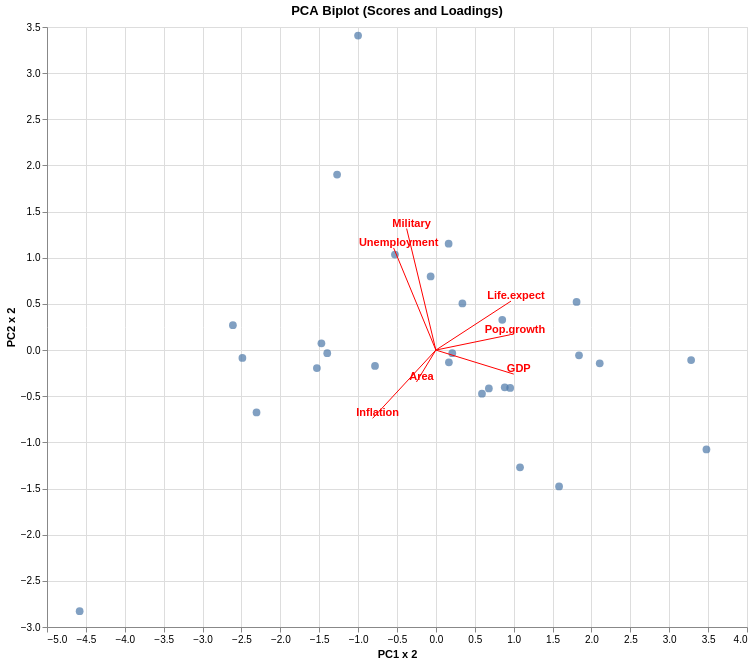

Notebook code cell kept with this figure:
### Code cell
import pandas as pd
from sklearn.preprocessing import StandardScaler
from sklearn.decomposition import PCA
import numpy as np
import altair as alt

# Load the dataset
df = pd.read_csv(io.BytesIO(uploaded['europe.csv']))

# Select numeric columns
numerical_cols = df.select_dtypes(include=np.number).columns

# Standardize
scaler = StandardScaler()
scaled_data = scaler.fit_transform(df[numerical_cols])

# PCA
pca = PCA(n_components=2)
pca_scores = pca.fit_transform(scaled_data)
pca_loadings = pca.components_.T

# PCA scores DataFrame
scores_df = pd.DataFrame(pca_scores, columns=['PC1', 'PC2'])
scores_df['Country'] = df['Country']

# Add the original (unscaled) values as columns for tooltips
for col in numerical_cols:
    scores_df[col] = df[col].values

# PCA loadings DataFrame
loadings_df = pd.DataFrame(pca_loadings, columns=['PC1', 'PC2'])
loadings_df['Feature'] = numerical_cols
scale = 2
loadings_df['PC1_scaled'] = loadings_df['PC1'] * scale
loadings_df['PC2_scaled'] = loadings_df['PC2'] * scale
loadings_df['zero'] = 0

# PCA scores as points with full variable tooltips
points = alt.Chart(scores_df).mark_circle(size=60).encode(
    x=alt.X('PC1', title='PC1 x 2'),
    y=alt.Y('PC2', title='PC2 x 2'),
    tooltip=['Country'] + list(numerical_cols)
)

# Loadings as arrows
arrows = alt.Chart(loadings_df).mark_rule(color='red').encode(
    x='zero',
    y='zero',
    x2='PC1_scaled',
    y2='PC2_scaled'
)

# Arrow labels
arrow_labels = alt.Chart(loadings_df).mark_text(
    color='red',
    fontWeight='bold',
    dx=5,
    dy=-5
).encode(
    x='PC1_scaled',
    y='PC2_scaled',
    text='Feature'
)

# Combine and show
biplot = (points + arrows + arrow_labels).properties(
    width=700,
    height=600,
    title='PCA Biplot (Scores and Loadings)'
)

biplot

### Figure 1 — Vega-Lite specification as saved in the notebook (floating-point values rounded to 4 significant figures)
{"config": {"view": {"continuousWidth": 300, "continuousHeight": 300}}, "layer": [{"data": {"name": "data-e034c4f4924b2d88c3e4409353076c1c"}, "mark": {"type": "circle", "size": 60}, "encoding": {"tooltip": [{"field": "Country", "type": "nominal"}, {"field": "Area", "type": "quantitative"}, {"field": "GDP", "type": "quantitative"}, {"field": "Inflation", "type": "quantitative"}, {"field": "Life.expect", "type": "quantitative"}, {"field": "Military", "type": "quantitative"}, {"field": "Pop.growth", "type": "quantitative"}, {"field": "Unemployment", "type": "quantitative"}], "x": {"field": "PC1", "title": "PC1 x 2", "type": "quantitative"}, "y": {"field": "PC2", "title": "PC2 x 2", "type": "quantitative"}}}, {"data": {"name": "data-2eef9b7e00273fbb82afa03fa78ae248"}, "mark": {"type": "rule", "color": "red"}, "encoding": {"x": {"field": "zero", "type": "quantitative"}, "x2": {"field": "PC1_scaled"}, "y": {"field": "zero", "type": "quantitative"}, "y2": {"field": "PC2_scaled"}}}, {"data": {"name": "data-2eef9b7e00273fbb82afa03fa78ae248"}, "mark": {"type": "text", "color": "red", "dx": 5, "dy": -5, "fontWeight": "bold"}, "encoding": {"text": {"field": "Feature", "type": "nominal"}, "x": {"field": "PC1_scaled", "type": "quantitative"}, "y": {"field": "PC2_scaled", "type": "quantitative"}}}], "height": 600, "title": "PCA Biplot (Scores and Loadings)", "width": 700, "$schema": "https://vega.github.io/schema/vega-lite/v5.20.1.json", "datasets": {"data-e034c4f4924b2d88c3e4409353076c1c": [{"PC1": 1.082, "PC2": -1.27, "Country": "Austria", "Area": 83871, "GDP": 41600, "Inflation": 3.5, "Life.expect": 79.91, "Military": 0.8, "Pop.growth": 0.03, "Unemployment": 4.2}, {"PC1": 0.6811, "PC2": -0.416, "Country": "Belgium", "Area": 30528, "GDP": 37800, "Inflation": 3.5, "Life.expect": 79.65, "Military": 1.3, "Pop.growth": 0.06, "Unemployment": 7.2}, {"PC1": -2.61, "PC2": 0.2696, "Country": "Bulgaria", "Area": 110879, "GDP": 13800, "Inflation": 4.2, "Life.expect": 73.84, "Military": 2.6, "Pop.growth": -0.8, "Unemployment": 9.6}, {"PC1": -1.27, "PC2": 1.901, "Country": "Croatia", "Area": 56594, "GDP": 18000, "Inflation": 2.3, "Life.expect": 75.99, "Military": 2.39, "Pop.growth": -0.09, "Unemployment": 17.7}, {"PC1": 0.1672, "PC2": -0.1319, "Country": "Czech Republic", "Area": 78867, "GDP": 27100, "Inflation": 1.9, "Life.expect": 77.38, "Military": 1.15, "Pop.growth": -0.13, "Unemployment": 8.5}, {"PC1": 0.9552, "PC2": -0.4096, "Country": "Denmark", "Area": 43094, "GDP": 37000, "Inflation": 2.8, "Life.expect": 78.78, "Military": 1.3, "Pop.growth": 0.24, "Unemployment": 6.1}, {"PC1": -2.488, "PC2": -0.08578, "Country": "Estonia", "Area": 45228, "GDP": 20400, "Inflation": 5.0, "Life.expect": 73.58, "Military": 2.0, "Pop.growth": -0.65, "Unemployment": 12.5}, {"PC1": 0.2106, "PC2": -0.03372, "Country": "Finland", "Area": 338145, "GDP": 36000, "Inflation": 3.3, "Life.expect": 79.41, "Military": 2.0, "Pop.growth": 0.07, "Unemployment": 7.8}, {"PC1": 0.5924, "PC2": -0.4718, "Country": "Germany", "Area": 357022, "GDP": 38100, "Inflation": 2.5, "Life.expect": 80.19, "Military": 1.5, "Pop.growth": -0.2, "Unemployment": 6.0}, {"PC1": -1.0, "PC2": 3.407, "Country": "Greece", "Area": 131957, "GDP": 26300, "Inflation": 3.3, "Life.expect": 80.05, "Military": 4.3, "Pop.growth": 0.06, "Unemployment": 17.4}, {"PC1": -1.397, "PC2": -0.03423, "Country": "Hungary", "Area": 93028, "GDP": 19600, "Inflation": 3.9, "Life.expect": 75.02, "Military": 1.75, "Pop.growth": -0.18, "Unemployment": 10.9}, {"PC1": 1.584, "PC2": -1.477, "Country": "Iceland", "Area": 103000, "GDP": 38100, "Inflation": 4.0, "Life.expect": 81.0, "Military": 0.0, "Pop.growth": 0.67, "Unemployment": 7.4}, {"PC1": 1.809, "PC2": 0.5218, "Country": "Ireland", "Area": 70273, "GDP": 40800, "Inflation": 2.6, "Life.expect": 80.32, "Military": 0.9, "Pop.growth": 1.11, "Unemployment": 14.4}, {"PC1": 0.8532, "PC2": 0.3278, "Country": "Italy", "Area": 301340, "GDP": 30500, "Inflation": 2.9, "Life.expect": 81.86, "Military": 1.8, "Pop.growth": 0.38, "Unemployment": 8.4}, {"PC1": -2.306, "PC2": -0.6753, "Country": "Latvia", "Area": 64589, "GDP": 16800, "Inflation": 4.4, "Life.expect": 72.93, "Military": 1.1, "Pop.growth": -0.6, "Unemployment": 12.8}, {"PC1": -1.53, "PC2": -0.195, "Country": "Lithuania", "Area": 65300, "GDP": 19100, "Inflation": 4.1, "Life.expect": 75.55, "Military": 0.9, "Pop.growth": -0.28, "Unemployment": 15.4}, {"PC1": 3.478, "PC2": -1.076, "Country": "Luxembourg", "Area": 2586, "GDP": 80600, "Inflation": 3.4, "Life.expect": 79.75, "Military": 0.9, "Pop.growth": 1.14, "Unemployment": 5.7}, {"PC1": 1.84, "PC2": -0.05723, "Country": "Netherlands", "Area": 41543, "GDP": 42000, "Inflation": 2.3, "Life.expect": 80.91, "Military": 1.6, "Pop.growth": 0.45, "Unemployment": 4.4}, {"PC1": 2.107, "PC2": -0.144, "Country": "Norway", "Area": 323802, "GDP": 53400, "Inflation": 1.3, "Life.expect": 80.32, "Military": 1.9, "Pop.growth": 0.33, "Unemployment": 3.3}, {"PC1": -1.472, "PC2": 0.07299, "Country": "Poland", "Area": 312685, "GDP": 20200, "Inflation": 4.2, "Life.expect": 76.25, "Military": 1.9, "Pop.growth": -0.08, "Unemployment": 12.4}, {"PC1": -0.5265, "PC2": 1.035, "Country": "Portugal", "Area": 92090, "GDP": 23400, "Inflation": 3.7, "Life.expect": 78.7, "Military": 2.3, "Pop.growth": 0.18, "Unemployment": 12.7}, {"PC1": -0.783, "PC2": -0.1723, "Country": "Slovakia", "Area": 49035, "GDP": 23300, "Inflation": 3.9, "Life.expect": 76.03, "Military": 1.08, "Pop.growth": 0.1, "Unemployment": 13.2}, {"PC1": -0.06754, "PC2": 0.7977, "Country": "Slovenia", "Area": 20273, "GDP": 28800, "Inflation": 1.8, "Life.expect": 77.48, "Military": 1.7, "Pop.growth": -0.19, "Unemployment": 11.8}, {"PC1": 0.1638, "PC2": 1.152, "Country": "Spain", "Area": 505370, "GDP": 30500, "Inflation": 3.1, "Life.expect": 81.27, "Military": 1.2, "Pop.growth": 0.65, "Unemployment": 21.7}, {"PC1": 0.8851, "PC2": -0.4029, "Country": "Sweden", "Area": 450295, "GDP": 40700, "Inflation": 3.0, "Life.expect": 81.18, "Military": 1.5, "Pop.growth": 0.17, "Unemployment": 7.5}, {"PC1": 3.282, "PC2": -0.1082, "Country": "Switzerland", "Area": 41277, "GDP": 44500, "Inflation": 0.2, "Life.expect": 81.17, "Military": 1.0, "Pop.growth": 0.92, "Unemployment": 2.8}, {"PC1": -4.58, "PC2": -2.829, "Country": "Ukraine", "Area": 603550, "GDP": 7200, "Inflation": 8.0, "Life.expect": 68.74, "Military": 1.4, "Pop.growth": -0.63, "Unemployment": 7.9}, {"PC1": 0.3408, "PC2": 0.5057, "Country": "United Kingdom", "Area": 243610, "GDP": 36500, "Inflation": 4.5, "Life.expect": 80.17, "Military": 2.7, "Pop.growth": 0.55, "Unemployment": 8.1}], "data-2eef9b7e00273fbb82afa03fa78ae248": [{"PC1": -0.1249, "PC2": -0.1729, "Feature": "Area", "PC1_scaled": -0.2497, "PC2_scaled": -0.3457, "zero": 0}, {"PC1": 0.5005, "PC2": -0.1301, "Feature": "GDP", "PC1_scaled": 1.001, "PC2_scaled": -0.2603, "zero": 0}, {"PC1": -0.4065, "PC2": -0.3697, "Feature": "Inflation", "PC1_scaled": -0.813, "PC2_scaled": -0.7393, "zero": 0}, {"PC1": 0.4829, "PC2": 0.2652, "Feature": "Life.expect", "PC1_scaled": 0.9657, "PC2_scaled": 0.5305, "zero": 0}, {"PC1": -0.1881, "PC2": 0.6583, "Feature": "Military", "PC1_scaled": -0.3762, "PC2_scaled": 1.317, "zero": 0}, {"PC1": 0.4757, "PC2": 0.08262, "Feature": "Pop.growth", "PC1_scaled": 0.9514, "PC2_scaled": 0.1652, "zero": 0}, {"PC1": -0.2717, "PC2": 0.5532, "Feature": "Unemployment", "PC1_scaled": -0.5433, "PC2_scaled": 1.106, "zero": 0}]}}
